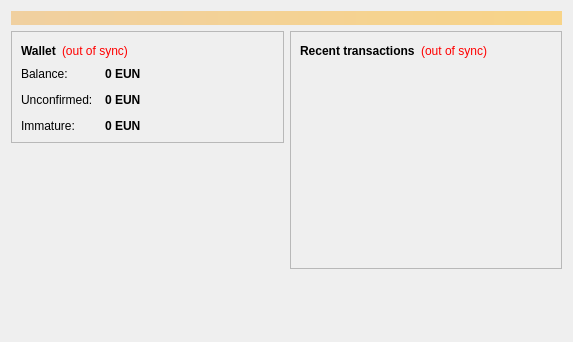
<?xml version="1.0" encoding="UTF-8"?>
<ui version="4.0">
 <class>OverviewPage</class>
 <widget class="QWidget" name="OverviewPage">
  <property name="geometry">
   <rect>
    <x>0</x>
    <y>0</y>
    <width>573</width>
    <height>342</height>
   </rect>
  </property>
  <property name="windowTitle">
   <string>Form</string>
  </property>
  <layout class="QVBoxLayout" name="topLayout">
   <item>
    <widget class="QLabel" name="labelAlerts">
     <property name="visible">
      <bool>false</bool>
     </property>
     <property name="styleSheet">
      <string notr="true">background-color: qlineargradient(x1: 0, y1: 0, x2: 1, y2: 0, stop:0 #F0D0A0, stop:1 #F8D488); color:#000000;</string>
     </property>
     <property name="wordWrap">
      <bool>true</bool>
     </property>
     <property name="margin">
      <number>3</number>
     </property>
    </widget>
   </item>
   <item>
    <layout class="QHBoxLayout" name="horizontalLayout" stretch="1,1">
     <item>
      <layout class="QVBoxLayout" name="verticalLayout_2">
       <item>
        <widget class="QFrame" name="frame">
         <property name="frameShape">
          <enum>QFrame::StyledPanel</enum>
         </property>
         <property name="frameShadow">
          <enum>QFrame::Raised</enum>
         </property>
         <layout class="QVBoxLayout" name="verticalLayout_4">
          <item>
           <layout class="QHBoxLayout" name="horizontalLayout_4">
            <item>
             <widget class="QLabel" name="label_5">
              <property name="font">
               <font>
                <weight>75</weight>
                <bold>true</bold>
               </font>
              </property>
              <property name="text">
               <string>Wallet</string>
              </property>
             </widget>
            </item>
            <item>
             <widget class="QLabel" name="labelWalletStatus">
              <property name="toolTip">
               <string>The displayed information may be out of date. Your wallet automatically synchronizes with the EUNCoin network after a connection is established, but this process has not completed yet.</string>
              </property>
              <property name="styleSheet">
               <string notr="true">QLabel { color: red; }</string>
              </property>
              <property name="text">
               <string notr="true">(out of sync)</string>
              </property>
              <property name="alignment">
               <set>Qt::AlignLeading|Qt::AlignLeft|Qt::AlignVCenter</set>
              </property>
             </widget>
            </item>
            <item>
             <spacer name="horizontalSpacer_2">
              <property name="orientation">
               <enum>Qt::Horizontal</enum>
              </property>
              <property name="sizeHint" stdset="0">
               <size>
                <width>40</width>
                <height>20</height>
               </size>
              </property>
             </spacer>
            </item>
           </layout>
          </item>
          <item>
           <layout class="QFormLayout" name="formLayout_2">
            <property name="fieldGrowthPolicy">
             <enum>QFormLayout::AllNonFixedFieldsGrow</enum>
            </property>
            <property name="horizontalSpacing">
             <number>12</number>
            </property>
            <property name="verticalSpacing">
             <number>12</number>
            </property>
            <item row="0" column="0">
             <widget class="QLabel" name="label">
              <property name="text">
               <string>Balance:</string>
              </property>
             </widget>
            </item>
            <item row="0" column="1">
             <widget class="QLabel" name="labelBalance">
              <property name="font">
               <font>
                <weight>75</weight>
                <bold>true</bold>
               </font>
              </property>
              <property name="cursor">
               <cursorShape>IBeamCursor</cursorShape>
              </property>
              <property name="toolTip">
               <string>Your current balance</string>
              </property>
              <property name="text">
               <string notr="true">0 EUN</string>
              </property>
              <property name="textInteractionFlags">
               <set>Qt::LinksAccessibleByMouse|Qt::TextSelectableByKeyboard|Qt::TextSelectableByMouse</set>
              </property>
             </widget>
            </item>
            <item row="1" column="0">
             <widget class="QLabel" name="label_3">
              <property name="text">
               <string>Unconfirmed:</string>
              </property>
             </widget>
            </item>
            <item row="1" column="1">
             <widget class="QLabel" name="labelUnconfirmed">
              <property name="font">
               <font>
                <weight>75</weight>
                <bold>true</bold>
               </font>
              </property>
              <property name="cursor">
               <cursorShape>IBeamCursor</cursorShape>
              </property>
              <property name="toolTip">
               <string>Total of transactions that have yet to be confirmed, and do not yet count toward the current balance</string>
              </property>
              <property name="text">
               <string notr="true">0 EUN</string>
              </property>
              <property name="textInteractionFlags">
               <set>Qt::LinksAccessibleByMouse|Qt::TextSelectableByKeyboard|Qt::TextSelectableByMouse</set>
              </property>
             </widget>
            </item>
            <item row="2" column="0">
             <widget class="QLabel" name="labelImmatureText">
              <property name="text">
               <string>Immature:</string>
              </property>
             </widget>
            </item>
            <item row="2" column="1">
             <widget class="QLabel" name="labelImmature">
              <property name="font">
               <font>
                <weight>75</weight>
                <bold>true</bold>
               </font>
              </property>
              <property name="toolTip">
               <string>Mined balance that has not yet matured</string>
              </property>
              <property name="text">
               <string notr="true">0 EUN</string>
              </property>
              <property name="textInteractionFlags">
               <set>Qt::LinksAccessibleByMouse|Qt::TextSelectableByKeyboard|Qt::TextSelectableByMouse</set>
              </property>
             </widget>
            </item>
           </layout>
          </item>
         </layout>
        </widget>
       </item>
       <item>
        <spacer name="verticalSpacer">
         <property name="orientation">
          <enum>Qt::Vertical</enum>
         </property>
         <property name="sizeHint" stdset="0">
          <size>
           <width>20</width>
           <height>40</height>
          </size>
         </property>
        </spacer>
       </item>
      </layout>
     </item>
     <item>
      <layout class="QVBoxLayout" name="verticalLayout_3">
       <item>
        <widget class="QFrame" name="frame_2">
         <property name="frameShape">
          <enum>QFrame::StyledPanel</enum>
         </property>
         <property name="frameShadow">
          <enum>QFrame::Raised</enum>
         </property>
         <layout class="QVBoxLayout" name="verticalLayout">
          <item>
           <layout class="QHBoxLayout" name="horizontalLayout_2">
            <item>
             <widget class="QLabel" name="label_4">
              <property name="text">
               <string>&lt;b&gt;Recent transactions&lt;/b&gt;</string>
              </property>
             </widget>
            </item>
            <item>
             <widget class="QLabel" name="labelTransactionsStatus">
              <property name="toolTip">
               <string>The displayed information may be out of date. Your wallet automatically synchronizes with the EUNCoin network after a connection is established, but this process has not completed yet.</string>
              </property>
              <property name="styleSheet">
               <string notr="true">QLabel { color: red; }</string>
              </property>
              <property name="text">
               <string notr="true">(out of sync)</string>
              </property>
              <property name="alignment">
               <set>Qt::AlignRight|Qt::AlignTrailing|Qt::AlignVCenter</set>
              </property>
             </widget>
            </item>
            <item>
             <spacer name="horizontalSpacer">
              <property name="orientation">
               <enum>Qt::Horizontal</enum>
              </property>
              <property name="sizeHint" stdset="0">
               <size>
                <width>40</width>
                <height>20</height>
               </size>
              </property>
             </spacer>
            </item>
           </layout>
          </item>
          <item>
           <widget class="QListView" name="listTransactions">
            <property name="styleSheet">
             <string notr="true">QListView { background: transparent; }</string>
            </property>
            <property name="frameShape">
             <enum>QFrame::NoFrame</enum>
            </property>
            <property name="verticalScrollBarPolicy">
             <enum>Qt::ScrollBarAlwaysOff</enum>
            </property>
            <property name="horizontalScrollBarPolicy">
             <enum>Qt::ScrollBarAlwaysOff</enum>
            </property>
            <property name="selectionMode">
             <enum>QAbstractItemView::NoSelection</enum>
            </property>
           </widget>
          </item>
         </layout>
        </widget>
       </item>
       <item>
        <spacer name="verticalSpacer_2">
         <property name="orientation">
          <enum>Qt::Vertical</enum>
         </property>
         <property name="sizeHint" stdset="0">
          <size>
           <width>20</width>
           <height>40</height>
          </size>
         </property>
        </spacer>
       </item>
      </layout>
     </item>
    </layout>
   </item>
  </layout>
 </widget>
 <resources/>
 <connections/>
</ui>
